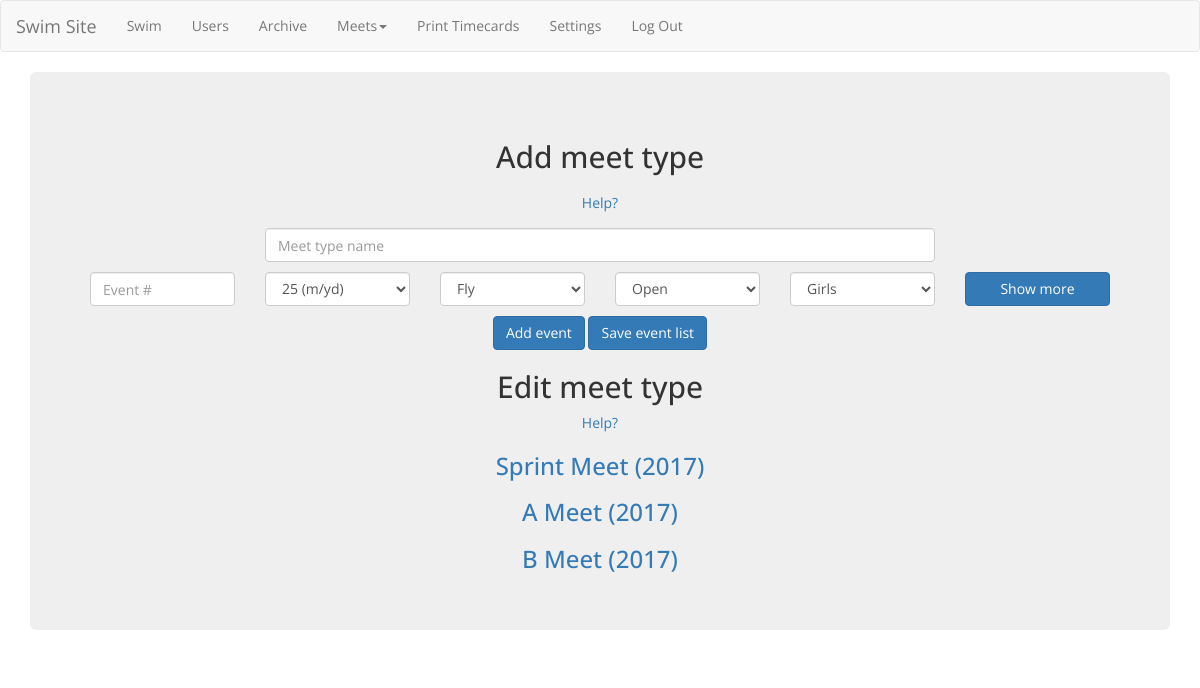
The app's page /meet_type.php (signed in) with its own data.
### tables this page shows
CREATE TABLE `meet_events` (
  `id` int(5) NOT NULL AUTO_INCREMENT,
  `name` varchar(200) NOT NULL,
  `text` longtext NOT NULL COMMENT '0=butterfly, 1 = back, 2 = breast, 3 = free, 4 = im relay, 5 = medley relay, 6= free relay',
  `deleted` int(2) NOT NULL DEFAULT '0',
  PRIMARY KEY (`id`),
  UNIQUE KEY `id` (`id`)
);

### includes/edit_meet_type_widget.php (the view, shortened to what this page needs)
<div id="edit_meet_type_widget_whole">
	<h2 class="text-center">Edit meet type</h2>
	<?php
		require_once(dirname(__FILE__).'/functions.php');
		require_once(dirname(__FILE__).'/db_connect.php');
		$stmt = $mysqli->prepare("SELECT id, name, text FROM meet_events WHERE deleted=0");
		$stmt->execute();
		$stmt->store_result();
		$stmt->bind_result($id, $name, $text);
		while($stmt->fetch()){
			echo '<a data-toggle="collapse" href="#'.$id.'">';
			echo '<h3 class="text-center">'.$name.'</h3>';
			echo '</a>';
					ob_start();?>
				<?php
		}
	?>
</div>

### css/main.css (style rules this page uses)
* { font-family: 'Open Sans', sans-serif; }

### records on screen
meet_events: name "Sprint Meet (2017)"
meet_events: name "A Meet (2017)"
meet_events: name "B Meet (2017)"

### other values on screen
SITE_NAME "Swim Site"
form field value "Fly"
